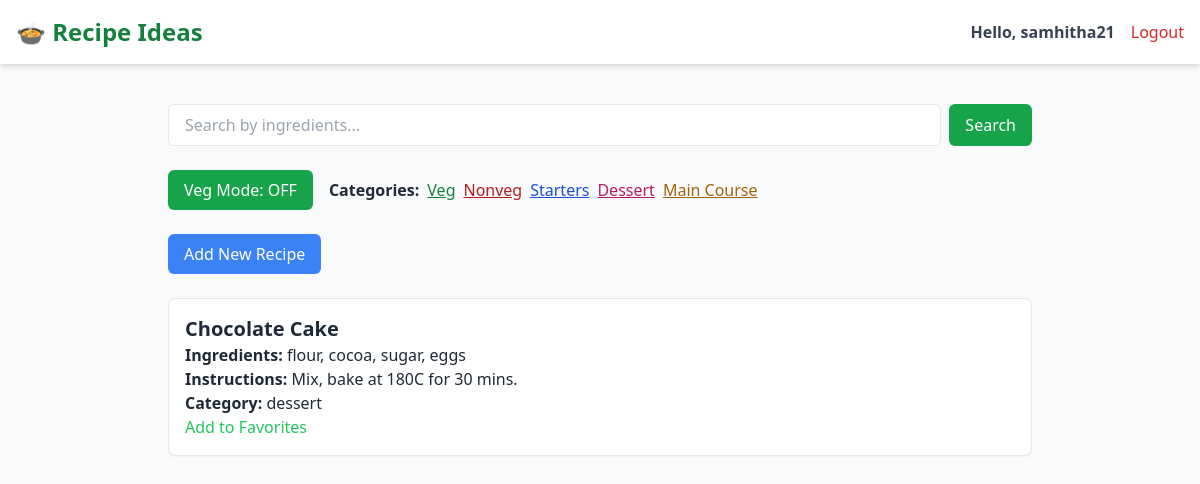
/recipes?category=dessert (signed in), run on the app's committed database.
### tables this page shows
CREATE TABLE users (
        id INTEGER PRIMARY KEY AUTOINCREMENT,
        username TEXT UNIQUE NOT NULL,
        password_hash TEXT NOT NULL
    );

CREATE TABLE recipes (
        id INTEGER PRIMARY KEY AUTOINCREMENT,
        title TEXT NOT NULL,
        ingredients TEXT NOT NULL,
        instructions TEXT NOT NULL,
        category TEXT NOT NULL
    );

### app.py (the view)
@app.route('/recipes', methods=['GET'])
@login_required
def show_recipes():
    query = request.args.get('search')
    category = request.args.get('category')
    conn = sqlite3.connect('recipes.db')
    cursor = conn.cursor()
    if query:
        cursor.execute("SELECT * FROM recipes WHERE ingredients LIKE ?", ('%' + query + '%',))
    elif category:
        cursor.execute("SELECT * FROM recipes WHERE LOWER(category) = LOWER(?)", (category,))
    else:
        cursor.execute("SELECT * FROM recipes")
    recipes = cursor.fetchall()
    conn.close()
    return render_template(
        'recipes.html',
        recipes=recipes,
        search=query,
        active_category=category,
        favorites=session.get('favorites', [])
    )

### app.py (called while the page is built)
@login_manager.user_loader
def load_user(user_id):
    conn = sqlite3.connect('recipes.db')
    cursor = conn.cursor()
    cursor.execute("SELECT id, username, password_hash FROM users WHERE id = ?", (user_id,))
    user = cursor.fetchone()
    conn.close()
    if user:
        return User(*user)
    return None

### templates/recipes.html (shortened to what this page needs)
<!DOCTYPE html>
<html lang="en">
<head>
    <script src="https://cdn.tailwindcss.com"></script>
</head>
<body class="bg-gray-50 text-gray-800">
    <nav class="bg-white shadow-md p-4 flex justify-between items-center mb-6">
        <h1 class="text-2xl font-bold text-green-700">🍲 Recipe Ideas</h1>
        <div class="flex items-center gap-4">
            {% if current_user.is_authenticated %}
                <span class="font-semibold text-gray-700">Hello, {{ current_user.username }}</span>
                <a href="{{ url_for('logout') }}" class="text-red-600 hover:underline">Logout</a>
            {% else %}
                <a href="{{ url_for('login') }}" class="text-blue-600 hover:underline">Login</a>
                <a href="{{ url_for('register') }}" class="text-blue-600 hover:underline">Register</a>
            {% endif %}
        </div>
    </nav>
    <div class="max-w-4xl mx-auto p-4">
        <form method="get" class="mb-6 flex gap-2">
            <input type="text" name="search" value="{{ search or '' }}" placeholder="Search by ingredients..." class="border px-4 py-2 rounded-md w-full">
            <button type="submit" class="bg-green-600 text-white px-4 py-2 rounded-md">Search</button>
        </form>
        <div class="flex flex-wrap gap-4 mb-6">
            {% if active_category == 'veg' %}
                <a href="/recipes" class="bg-gray-600 text-white px-4 py-2 rounded-md">Veg Mode: ON</a>
            {% else %}
                <a href="/recipes?category=veg" class="bg-green-600 text-white px-4 py-2 rounded-md">Veg Mode: OFF</a>
            {% endif %}
            <div class="flex flex-wrap gap-2 items-center">
                <span class="font-semibold">Categories:</span>
                <a href="/recipes?category=veg" class="text-green-700 underline">Veg</a>
                <a href="/recipes?category=nonveg" class="text-red-700 underline">Nonveg</a>
                <a href="/recipes?category=starters" class="text-blue-700 underline">Starters</a>
                <a href="/recipes?category=dessert" class="text-pink-700 underline">Dessert</a>
                <a href="/recipes?category=maincourse" class="text-yellow-700 underline">Main Course</a>
            </div>
        </div>
        <a href="/add" class="bg-blue-500 text-white px-4 py-2 rounded-md mb-6 inline-block">Add New Recipe</a>
        {% if recipes %}
            <ul class="space-y-4">
                {% for recipe in recipes %}
                    <li class="p-4 border rounded-lg shadow-sm bg-white">
                        <h2 class="text-xl font-semibold">{{ recipe[1] }}</h2>
                        <p><strong>Ingredients:</strong> {{ recipe[2] }}</p>
                        <p><strong>Instructions:</strong> {{ recipe[3] }}</p>
                        <p><strong>Category:</strong> {{ recipe[4] }}</p>
                        {% if recipe[0] in favorites %}
                            <a href="/unfavorite/{{ recipe[0] }}" class="text-red-500">Remove from Favorites</a>
                        {% else %}
                            <a href="/favorite/{{ recipe[0] }}" class="text-green-500">Add to Favorites</a>
                        {% endif %}
                    </li>
                {% endfor %}
            </ul>
        {% else %}
            <p>No recipes found.</p>
        {% endif %}
    </div>
</body>
</html>

### data on the page
users: username "samhitha21"
recipes: title "Chocolate Cake", ingredients "flour, cocoa, sugar, eggs", instructions "Mix, bake at 180C for 30 mins.", category "dessert"
